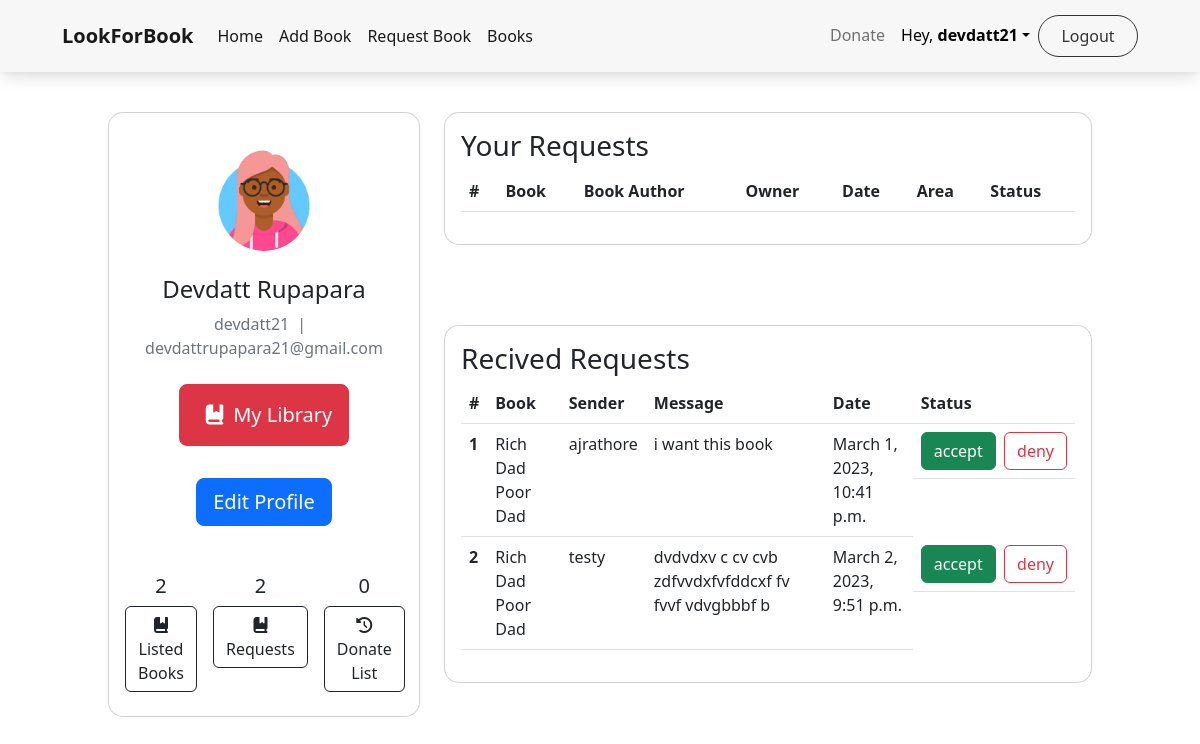
The app's page /profile/ (signed in) with its own data.
### home/models.py (models this page shows, shortened)
class Send_Message(models.Model):
    cuser = models.CharField(max_length=255)
    ruser = models.CharField(max_length=255)
    book = models.ForeignKey(Book_Deatails,on_delete=models.CASCADE,null=True,blank=True)
    msg = models.TextField(null=True,blank=True)
    status = models.CharField(max_length=50, default='pending', choices=MSG_STATUS)
    postdate = models.DateTimeField(auto_now_add=True)

class Book_Deatails(models.Model):
    user = models.ForeignKey(User, on_delete=models.CASCADE)
    email = models.CharField(max_length=200,null =True ,blank=True)
    book_title = models.CharField(max_length=200,null =True ,blank=True)
    isbn = models.CharField(max_length=13,null=True ,blank=True)
    city = models.CharField(max_length=60,null=True ,blank=True)
    book_author = models.CharField(max_length=200,null =True ,blank=True)
    book_category = models.CharField(max_length=200,null =True ,blank=True)
    book_language = models.CharField(max_length=200,null =True ,blank=True)
    book_des = models.TextField(null =True ,blank=True)
    is_active = models.BooleanField(null= True ,blank=True ,default= False)
    book_img = models.ImageField(upload_to='bookimg/', default='bookimg/default.jpg', max_length=200,null =True ,blank=True)

### home/views.py (the view)
# urls.py: path('profile/',views.profile,name="profile"),
def profile(request):
    user = request.user
    reqbookcount = Book_request.objects.filter(user = user).count()
    addbookcount = Book_Deatails.objects.filter(user=  user).count()
    donatebookcount = Donate_Book.objects.filter(user= user).count()
    allbook = Book_Deatails.objects.filter(user=  user).all()
    addbookcountred = Book_Deatails.objects.filter(user=  user,is_active = 1).count()
    msgreq = Send_Message.objects.filter(cuser = request.user.username)
    msgrev = Send_Message.objects.filter(ruser = request.user.username)
    context ={
        "reqbookcount":reqbookcount,
        "addbookcount":addbookcount,
        "donatebookcount":donatebookcount,
        "addbookcountred":addbookcountred,
        "allbook":allbook,
        "msgreq":msgreq,
        "msgrev":msgrev,
        "flag":flag
    }
    return render(request,'profile.html',context)

### template/profile.html (shortened to what this page needs)
{% extends 'master.html'%} {% block page %} Profile {% endblock page %} {% block content %} {% load static %}
<div class="row mt-5 align-items-start" style="margin:50px auto;width: 84%; ">
    <div class="col-4 mt-5 py-3">
        <div class="card" style="border-radius: 15px;">
            <div class="card-body text-center">
                <div class="mt-3 mb-4">
                    <img src="/static/images/ava2-bg.webp" class="rounded-circle img-fluid" style="width: 100px;" />
                </div>
                <h4 class="mb-2">{{user.first_name}} {{ user.last_name}}</h4>
                <p class="text-muted mb-4">{{user.username}}<span class="mx-2">|</span> <a>{{user.email}}</a></p>
                <div class="mb-4 pb-2">
                    <div>
                        <p class="text-muted mb-0"><a href="/user_book_list/" class="btn btn-danger btn-rounded btn-lg"><i class="fa-solid fa-book-bookmark" style="padding:12px 10px;"></i>My Library</a></p>
                    </div>
                </div>
                <form action="/edit/" method="post">
                    <input type="submit" value="Edit Profile" class="btn btn-primary btn-rounded btn-lg">
                </form>
                <div class="d-flex justify-content-between text-center mt-5 mb-2">
                    <div>
                        <p class="mb-2 h5">{{addbookcountred}}</p>
                        <p class="text-muted mb-0"><a href="/user_book_list/" class="btn btn-outline-dark"><i class="fa-solid fa-book-bookmark" style="padding:0px 10px;"></i>Listed Books</a></p>
                    </div>
                    <div class="px-3">
                        <p class="mb-2 h5">{{reqbookcount}}</p>
                        <p class="text-muted mb-0"><a href="/user_request/" class="btn btn-outline-dark"><i class="fa-solid fa-book-bookmark" style="padding:0px 10px;"></i>Requests</a></p>
                    </div>
                    <div>
                        <p class="mb-2 h5">{{donatebookcount}}</p>
                        <p class="text-muted mb-0"><a href="/donate_list/" class="btn btn-outline-dark"><i class="fa-solid fa-clock-rotate-left" style="padding:0px 10px;"></i>Donate List</a></p>
                    </div>
                </div>
            </div>
        </div>
    </div>
    <div class="col-8">
        <div class="row">
            <div class="col-12 ">
                <div class="col mt-5 py-3">
                    <div class="card py-3 px-3" style="border-radius: 15px;">
                        <h3>Your Requests</h3>
                        <table class="table">
                            <thead>
                                <tr>
                                    <th scope="col">#</th>
                                    <th scope="col">Book</th>
                                    <th scope="col">Book Author</th>
                                    <th scope="col">Owner</th>
                                    <th scope="col">Date</th>
                                    <th scope="col">Area</th>
                                    <th scope="col">Status</th>
                                </tr>
                            </thead>
                        </table>
                    </div>
                </div>
            </div>
            <div class="col-12 ">
                <div class="col mt-5 py-3">
                    <div class="card py-3 px-3" style="border-radius: 15px;">
                        <h3>Recived Requests</h3>
                        <table class="table">
                            <thead>
                                <tr>
                                    <th scope="col">#</th>
                                    <th scope="col">Book</th>
                                    <th scope="col">Sender</th>
                                    <th scope="col">Message</th>
                                    <th scope="col">Date</th>
                                    <th scope="col">Status</th>
                                </tr>
                            </thead>
                            <tbody>
                                {% for i in msgrev %}
                                <tr>
                                    <th scope="row">{{forloop.counter}}</th>
                                    <td>{{i.book.book_title}}</td>
                                    <td>{{i.cuser}}</td>
                                    <td>{{i.msg}}</td>
                                    <td>{{i.postdate}}</td>
                                    <td style="display:flex;">
                                        {% if flag %} {{i.status }} {% else %}
                                        <span><form action="/accepted/" method="post">
                                            <input type="submit" class="btn btn-success" value="accept">
                                        </form></span> &nbsp;&nbsp;
                                        <span>
                                            <form action="/deny/" method="post">
                                                <input type="submit" class="btn btn-outline-danger" value="deny">
                                            </form>
                                        </span> {% endif %}
                                    </td>
                                </tr>
                                {% endfor %}
                            </tbody>
                        </table>
                    </div>
                </div>
            </div>
        </div>
    </div>
</div>
{% endblock content %}

### template/master.html (shortened to what this page needs)
<!DOCTYPE html>
<html lang="en">
<head>
    {% load static %}
    <link rel="stylesheet" href="https://cdnjs.cloudflare.com/ajax/libs/font-awesome/6.1.2/css/all.min.css"
    />
    <link rel="stylesheet" href="{% static 'css/bootstrap.min.css'%}">
    <link rel="stylesheet" href="{% static 'css/style.css'%}">
</head>
<body>
    <nav class="navbar navbar-expand-lg bg-light">
        <div class="container-fluid">
            <a class="navbar-brand" href="/"><b> <script src="https://cdn.lordicon.com/xdjxvujz.js"></script>
            </lord-icon>  LookForBook</b></a>
            <div class="collapse navbar-collapse" id="navbarSupportedContent">
                <ul class="navbar-nav me-auto mb-2 mb-lg-0">
                    <li class="nav-item">
                        <a class="nav-link active" aria-current="page" href="/">
                            </lord-icon> Home</a>
                        <li class="nav-item">
                            <a class="nav-link active" aria-current="page" href="/add_book/">
                                </lord-icon> Add Book</a>
                        </li>
                        <li class="nav-item">
                            <a class="nav-link active" aria-current="page" href="/request/">
                                </lord-icon> Request Book</a>
                        </li>
                        <li class="nav-item">
                            <a class="nav-link active" aria-atomic="true" href="/books/">
                                </lord-icon>Books</a>
                        </li>
                    </li>
                </ul>
                <div class="d-flex">
                    <ul class="navbar-nav me-auto mb-2 mb-lg-0">
                        <li>
                            <a class="nav-link" href="/donate/">
                                Donate</a>
                        </li>
                        {% if user.is_authenticated %} {% if user.is_superuser%}
                        <li><a class="nav-link dropdown-toggle" href="/admin/">Hello,<b>{{user.username}}</b></a></li>
                        {% else %}
                        <li><a class="nav-link dropdown-toggle" style="color: black;" href="/profile/">Hey,  <b>{{user.username}}</b></a></li>
                        {%endif%}
                        <li><a class="nav-link login-btn" href="/logout/">Logout</a></li>
                        {% else %}
                        <li><a class="nav-link login-btn" href="/login/">login</a></li>
                        <li><a class="nav-link login-btn" href="/signup/">signup</a></li>
                        {% endif %}
                    </ul>
                </div>
            </div>
        </div>
    </nav>
    {% block content %} {% endblock content %}
</body>
</html>

### static/css/style.css (style rules this page uses)
.navbar { position: fixed; top: 0; left: 0; right: 0; padding: 15px 50px; z-index: 2000; }
.bg-light { --bs-bg-opacity: 1; background-color: #f7f7f7 !important; box-shadow: rgba(0, 0, 0, 0.1) 0px 10px 15px -3px, rgba(0, 0, 0, 0.05) 0px 4px 6px -2px; }
.row { align-items: center; }
.login-btn { border-radius: 28px; border: 1px solid #333; width: 100px; text-align: center; color: #333; }

### records on screen
Send_Message: book.book_title "Rich Dad Poor Dad", cuser "ajrathore", msg "i want this book", postdate "March 1, 2023, 10:41 p.m."
Send_Message: book.book_title "Rich Dad Poor Dad", cuser "testy", msg "dvdvdxv c cv cvb zdfvvdxfvfddcxf fv fvvf vdvgbbbf b", postdate "March 2, 2023, 9:51 p.m."

### other values on screen
{{ user.username }} "devdatt21"
{{ user.first_name }} "Devdatt"
{{ user.last_name }} "Rupapara"
{{ user.email }} "devdattrupapara21@gmail.com"
{{ addbookcountred }} "2"
{{ reqbookcount }} "2"
{{ donatebookcount }} "0"
